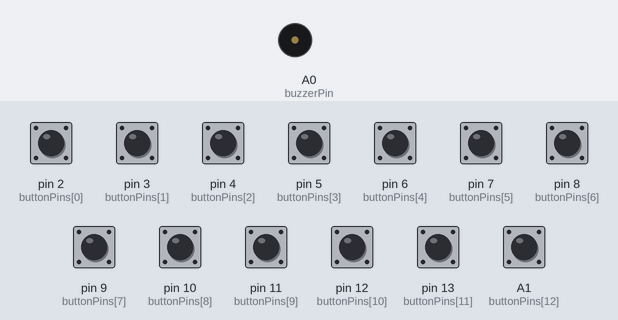
The program below on a simulated Arduino Uno, built with avr-gcc and run on an emulated ATmega328P. Parts: buzzer (waves = sounding). Inputs (shaded band) come from the test bench; at power-on: A1 (buttonPins[12]), pin 2 (buttonPins[0]), pin 3 (buttonPins[1]), pin 4 (buttonPins[2]), pin 5 (buttonPins[3]), pin 6 (buttonPins[4]), pin 7 (buttonPins[5]), pin 8 (buttonPins[6]), pin 9 (buttonPins[7]), pin 10 (buttonPins[8]), pin 11 (buttonPins[9]), pin 12 (buttonPins[10]), pin 13 (buttonPins[11]) HIGH.

Above: at 1.2 s.
1.3 s: pin 2 (buttonPins[0]) pulled LOW for 0.15 s
At 1.37 s:
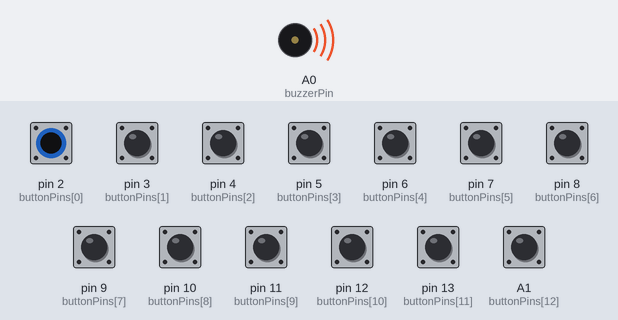
Timing chart, 0 to 4.3 s (numbered marks = the images above; inputs shaded):
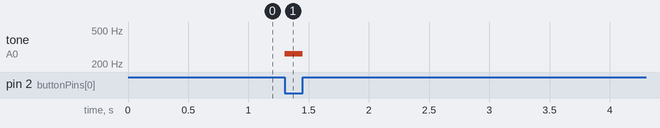

Measured:
- after the input at 1.3 s, tone on A0 (buzzerPin): silent → 262 Hz at once, → silent 0.15 s later

The program:

main.cpp
```cpp
#include <Arduino.h>

const int buzzerPin = A0;
const int numKeys = 13;

// Pins 2-13 (Digital) and A1 (used as Digital)
const int buttonPins[numKeys] = {2, 3, 4, 5, 6, 7, 8, 9, 10, 11, 12, 13, A1};

// Frequencies for C4, C#4, D4, D#4, E4, F4, F#4, G4, G#4, A4, A#4, B4, C5
const int frequencies[numKeys] = {262, 277, 294, 311, 330, 349, 370, 392, 415, 440, 466, 494, 523};

void setup() {
  pinMode(buzzerPin, OUTPUT);
  for (int i = 0; i < numKeys; i++) {
    // INPUT_PULLUP removes the need for external resistors
    pinMode(buttonPins[i], INPUT_PULLUP);
  }
}

void loop() {
  bool anyKeyPressed = false;

  for (int i = 0; i < numKeys; i++) {
    // Check if button is pressed (LOW because of INPUT_PULLUP)
    if (digitalRead(buttonPins[i]) == LOW) {
      tone(buzzerPin, frequencies[i]);
      anyKeyPressed = true;
      break; // Ensures only one note plays at a time
    }
  }

  // If no buttons are held down, stop the sound
  if (!anyKeyPressed) {
    noTone(buzzerPin);
  }
}
```
